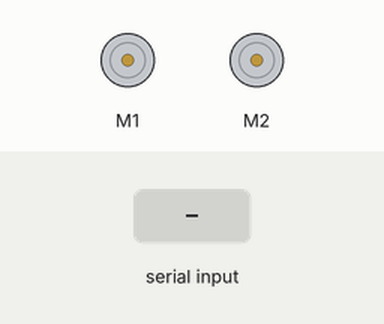
The sketch below on a simulated Arduino Uno, built with avr-gcc and run on an emulated ATmega328P. Shown: 2 × DC motor (green arrow = forward, orange = backward, longer = faster). The inputs (shaded band) are chosen by the test bench.

Above: at 1.2 s.
1.3 s: "2" received over Serial
At 2.2 s:
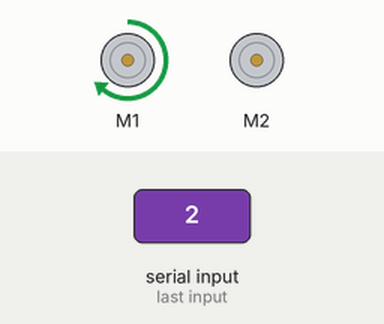
2.8 s: byte 56 (0x38) received over Serial
At 3.4 s:
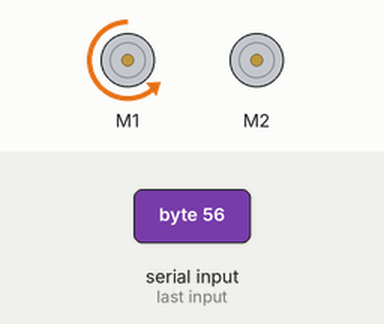
4.3 s: byte 52 (0x34) received over Serial
At 5.5 s:
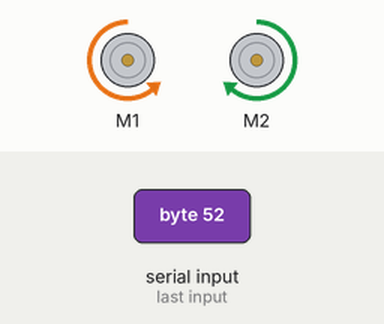
5.8 s: byte 54 (0x36) received over Serial
At 6.9 s:
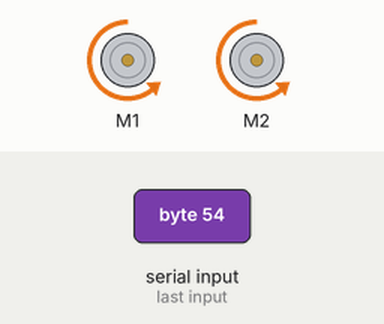
7.3 s: "2" received over Serial
At 8.0 s:
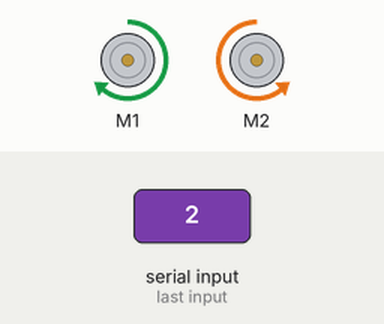
8.8 s: byte 52 (0x34) received over Serial
At 9.1 s:
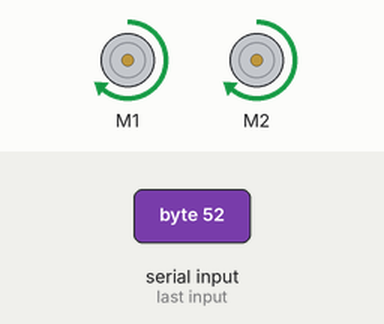
Timing chart, 0 to 11.3 s (numbered marks = the images above; inputs shaded):
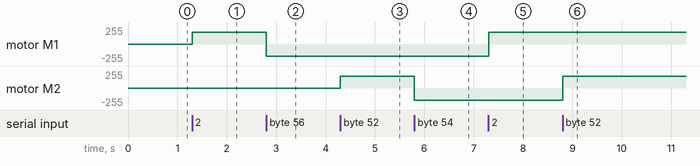

Measured:
- after the input at 1.3 s, motor M1: stopped → forward 180/255 at once
- after the input at 2.8 s, motor M1: forward 180/255 → backward 180/255 at once
- after the input at 4.3 s, motor M2: stopped → forward 180/255 at once
- after the input at 5.8 s, motor M2: forward 180/255 → backward 180/255 at once
- after the input at 7.3 s, motor M1: backward 180/255 → forward 180/255 at once
- after the input at 8.8 s, motor M2: backward 180/255 → forward 180/255 at once

The sketch:

teste_BlueStick.ino
```cpp
#include <AFMotor.h>
char entrada;
AF_DCMotor motor_tra(1);
AF_DCMotor motor_dir(2);

void setup() {
  Serial.begin(9600);
  motor_tra.setSpeed(180);
  motor_dir.setSpeed(180);
  motor_tra.run(RELEASE);
  motor_dir.run(RELEASE);
}
void loop() {
  while (Serial.available() >0){
    entrada = Serial.read();

    if (entrada == 0x38){
      motor_tra.run(RELEASE);
      motor_tra.run(BACKWARD);
    }
    else if (entrada == 0x32){
      motor_tra.run(RELEASE);
      motor_tra.run(FORWARD);
    }
    else if (entrada == 0x34){
      motor_dir.run(RELEASE);
      motor_dir.run(FORWARD);
    }
    else if (entrada == 0x36){
      motor_dir.run(RELEASE);
      motor_dir.run(BACKWARD);
    }
    else if (entrada == 0x44){
      motor_tra.run(RELEASE);
      motor_dir.run(RELEASE);
    }
  }
}
```
